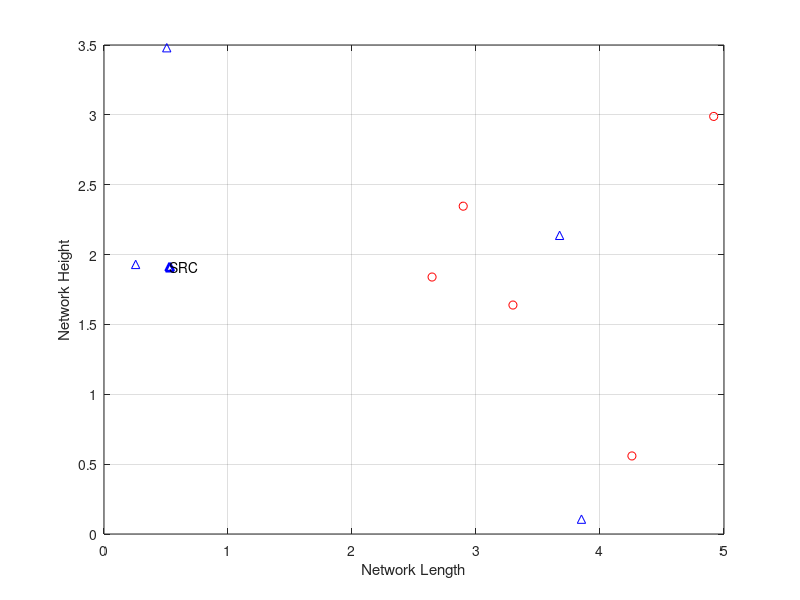

Recreate this plot in MATLAB. (Note: this script raises an error after producing the figure.)
%Generating node locations to help aid in the routing of a UAV
%Genuine Nodes represent refill stations
%Malicious Nodes represent areas to avoid
clc;
clear all;
close all;
no_nodes = input('Enter the number of nodes: ');
no_nodes_m = input('Enter the number of malicious nodes: ');
network_length = input('Enter the length of the network: ');
network_width = input('Enter the width of the network: ');

for i = 1:no_nodes
    x_loc(i) = network_length*rand;
    y_loc(i) = network_width*rand;
    %nodes_id(i) = i; 
    plot(x_loc(i),y_loc(i),'b^','linestyle','none')
    hold on
    xlabel('Network Length');
    ylabel('Network Height');
    grid on
    pause(.5);
end
for j = 1:no_nodes_m
    x_loc_m(j) = network_length*rand;
    y_loc_m(j) = network_width*rand;
    %nodes_id_m(j) = j; 
    plot(x_loc_m(j),y_loc_m(j),'ro','linestyle','none')
    hold on;
    xlabel('Network Length');
    ylabel('Network Height');
    grid on
    pause(.5);
end

source = rem(round((no_nodes+no_nodes_m)*rand),no_nodes);
if source == 0
    source = 15;
end
destination = rem(round((no_nodes+no_nodes_m)*rand),no_nodes);
if destination == 0
    destination = 16;
end
figure(1)
plot(x_loc(source),y_loc(source),'b^','linewidth',2);
text(x_loc(source),y_loc(source), 'SRC')

hold on
plot(x_loc(destination),y_loc(destination),'g^','linewidth',2);
text(x_loc(destination),y_loc(destination), 'Destination')


source_loc = [x_loc(source), y_loc(source)];
destination_loc = [x_loc(destination), y_loc(destination)];
%p1 = [x_loc(source) x_loc_m(destination)];
%p2 = [y_loc(source) y_loc_m(destination)];
%plot([p1(1) p2(1)],[p1(2) p2(2)])
